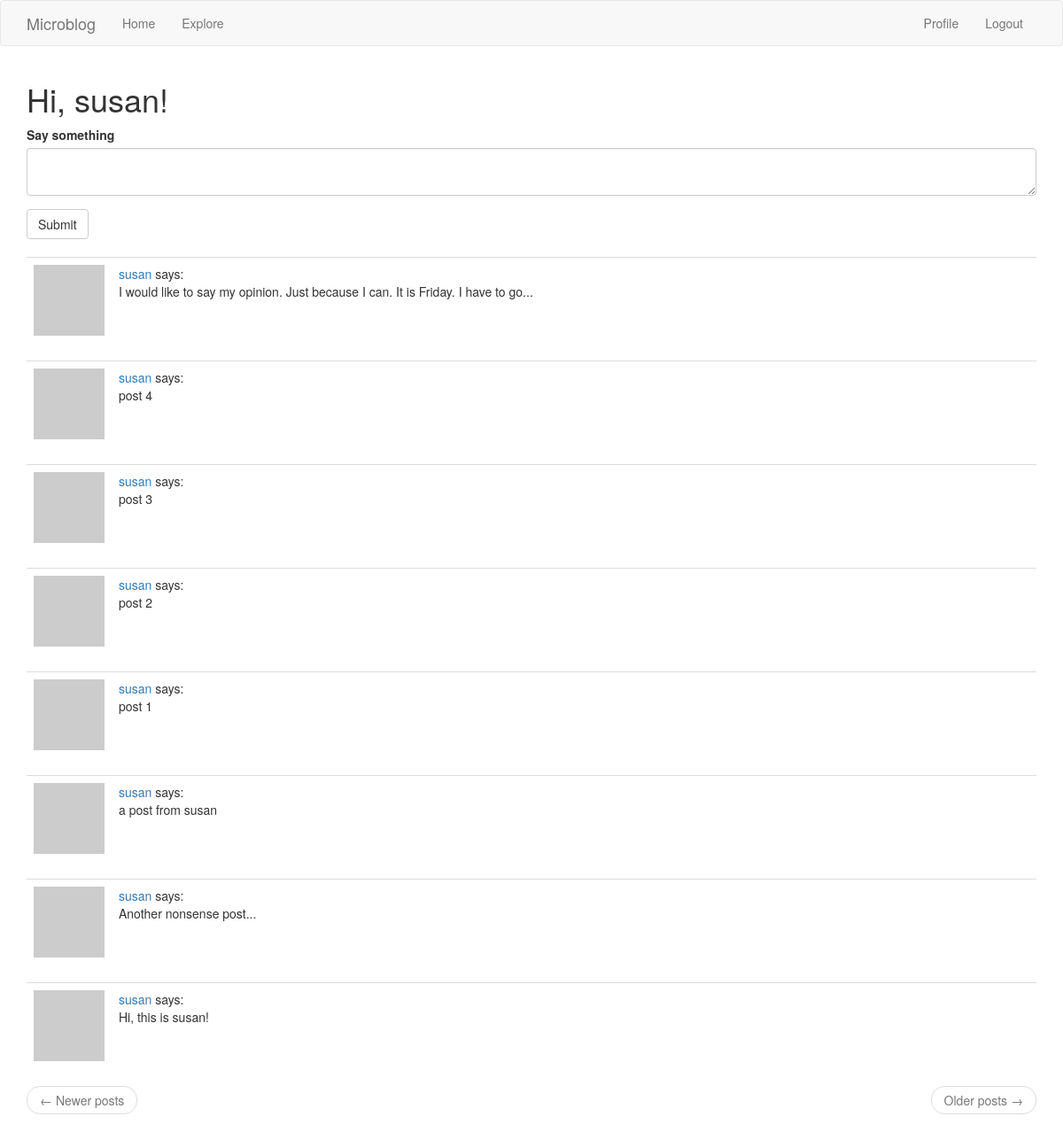
The app's page /index (signed in) with its own data.
### app/models.py (models this page shows, shortened)
class User(UserMixin, db.Model):
    id = db.Column(db.Integer, primary_key=True)
    username = db.Column(db.String(64), index=True, unique=True)
    email = db.Column(db.String(120), index=True, unique=True)
    password_hash = db.Column(db.String(128))
    posts = db.relationship('Post', backref='author', lazy='dynamic')
    about_me = db.Column(db.String(140))
    last_seen = db.Column(db.DateTime, default=datetime.utcnow)
    followed = db.relationship(
        'User', secondary=followers,
        primaryjoin=(followers.c.follower_id == id),
        secondaryjoin=(followers.c.followed_id == id),
        backref=db.backref('followers', lazy='dynamic'), lazy='dynamic')
    def avatar(self, size):
        digest = md5(self.email.lower().encode('utf-8')).hexdigest()
        return 'https://www.gravatar.com/avatar/{}?d=identicon&s={}'.format(digest, size)
    def followed_posts(self):
        followed = Post.query.join(
            followers, (followers.c.followed_id == Post.user_id)).filter(
                followers.c.follower_id == self.id)
        own = Post.query.filter_by(user_id=self.id)
        return followed.union(own).order_by(Post.timestamp.desc())

class Post(db.Model):
    id = db.Column(db.Integer, primary_key=True)
    body = db.Column(db.String(140))
    timestamp = db.Column(db.DateTime, index=True, default=datetime.utcnow)
    user_id = db.Column(db.Integer, db.ForeignKey('user.id'))

### app/routes.py (the view)
@app.route('/', methods=['GET', 'POST'])
@app.route('/index', methods=['GET', 'POST'])
@login_required
def index():
    form = PostForm()
    if form.validate_on_submit():
        post = Post(body=form.post.data, author=current_user)
        db.session.add(post)
        db.session.commit()
        flash('Your post is now live!')
        return redirect(url_for('index'))
    page = request.args.get('page', 1, type=int)
    posts=current_user.followed_posts().paginate(page, app.config['POSTS_PER_PAGE'], False)
    next_url = url_for('index', page=posts.next_num) if posts.has_next else None
    prev_url = url_for('index', page=posts.prev_num) if posts.has_prev else None
    return render_template('index.html', title='Home', form=form, posts=posts.items, next_url=next_url, prev_url=prev_url)

### app/forms.py
class PostForm(FlaskForm):
    post = TextAreaField('Say something', validators=[
        DataRequired(), Length(min=1, max=140)])
    submit = SubmitField('Submit')

### app/models.py (called while the page is built)
@login.user_loader
def load_user(id):
    return User.query.get(int(id))

### app/routes.py (called while the page is built)
@app.before_request
def before_request():
    if current_user.is_authenticated:
        current_user.last_seen = datetime.utcnow()
        db.session.commit()

### app/templates/index.html
{% extends "base.html" %}
{% import 'bootstrap/wtf.html' as wtf %}
{% block app_content %}
  <h1>Hi, {{ current_user.username }}!</h1>
  {% if form %}
  {{ wtf.quick_form(form) }}
  <br>
  {% endif %}
  {% for post in posts %}
    {% include '_post.html' %}
  {% endfor %}
  {% include '_pager.html' %}
{% endblock %}

### app/templates/_post.html
<table class="table table-hover">
  <tr>
    <td width="70ox">
      <a href="{{ url_for('user', username=post.author.username) }}">
        <img src="{{ post.author.avatar(70) }}" alt="">
      </a>
    </td>
    <td>
      <a href="{{ url_for('user', username=post.author.username) }}">
        {{ post.author.username }}
      </a>
      says: <br>
      {{ post.body }}
    </td>
  </tr>
</table>

### records on screen
User: username "susan"
Post: author.username "susan", body "I would like to say my opinion. Just because I can. It is Friday. I have to go..."
Post: author.username "susan", body "post 4"
Post: author.username "susan", body "post 3"
Post: author.username "susan", body "post 2"
Post: author.username "susan", body "post 1"
Post: author.username "susan", body "a post from susan"
Post: author.username "susan", body "Another nonsense post..."
Post: author.username "susan", body "Hi, this is susan!"
